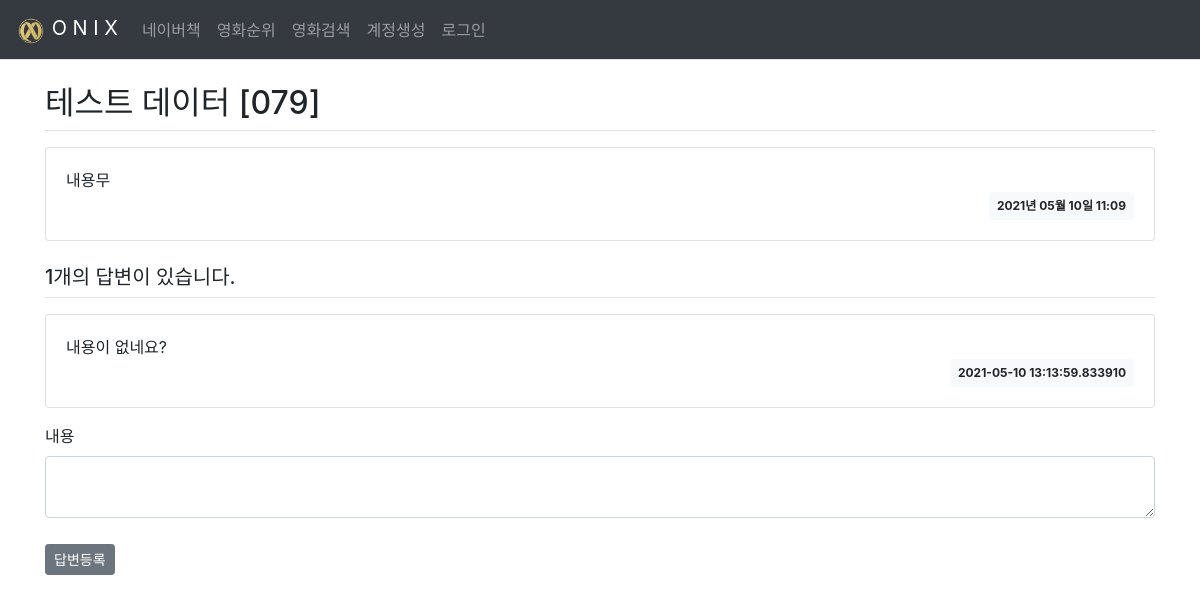
The app's page /question/detail/92/ with its own data.
### pybo/models.py (models this page shows)
class Question(db.Model):
    id = db.Column(db.Integer, primary_key=True)
    subject = db.Column(db.String(200), nullable=False)
    content = db.Column(db.Text(), nullable=False)
    create_date = db.Column(db.DateTime(), nullable=False)

class Answer(db.Model):
    id = db.Column(db.Integer, primary_key=True)
    question_id = db.Column(db.Integer, db.ForeignKey('question.id', ondelete='CASCADE'))
    question = db.relationship('Question', backref=db.backref('answer_set'))
    content = db.Column(db.Text(), nullable=False)
    create_date = db.Column(db.DateTime(), nullable=False)

### pybo/views/question_views.py (the view)
@bp.route('/detail/<int:question_id>/')
def detail(question_id):
    form = AnswerForm()
    question = Question.query.get_or_404(question_id)
    return render_template('question/detail.html', question=question, form=form)

### pybo/form.py
class AnswerForm(FlaskForm):
    content = TextAreaField('내용', validators=[DataRequired()])

### pybo/filter.py (called while the page is built)
def format_datetime(value, fmt='%Y년 %m월 %d일 %H:%M'):
    return value.strftime(fmt)

### pybo/views/auth_views.py (called while the page is built)
@bp.before_app_request   # 라우트 함수보다 선행해서 실행됨
def load_logged_in_user():
    user_id = session.get('user_id')
    if user_id is None:
        g.user = None
    else:
        g.user = User.query.get(user_id)

### pybo/templates/question/detail.html (shortened to what this page needs)
{% extends 'base.html' %}
{% block content %}
<div class="container my-3">
    <h2 class="border-bottom py-2">{{ question.subject }}</h2>
    <div class="card my-3">
        <div class="card-body">
            <div class="card-text" style="white-space: pre-line;">{{ question.content }}</div>
            <div class="d-flex justify-content-end">
                <div class="badge badge-light p-2">
                    {{ question.create_date|datetime }}
                </div>
            </div>
        </div>
    </div>
    <h5 class="border-bottom my-3 py-2">{{ question.answer_set|length }}개의 답변이 있습니다.</h5>
    {% for answer in question.answer_set %}
    <div class="card my-3">
        <div class="card-body">
            <div class="card-text" style="white-space: pre-line;">{{ answer.content }}</div>
            <div class="d-flex justify-content-end">
                <div class="badge badge-light p-2">
                    {{ answer.create_date }}
                </div>
            </div>
        </div>
    </div>
    {% endfor %}
    <form action="{{ url_for('answer.create', question_id=question.id) }}" method="post" class="my-3">
        <div class="form-group">
        {{ form.content.label }}
        {{ form.content(class="form-control") }}
        </div>
        <input type="submit" value="답변등록" class="btn btn-secondary btn-sm">
    </form>
</div>
{% endblock %}

### pybo/static/style.css (style rules this page uses)
textarea { width:100%; }
input[type=submit] { margin-top:10px; }

### records on screen
Question: subject "테스트 데이터 [079]", content "내용무", create_date "2021년 05월 10일 11:09"
Answer: content "내용이 없네요?", create_date "2021-05-10 13:13:59.833910"

### other values on screen
{{ question.answer_set|length }} "1"
